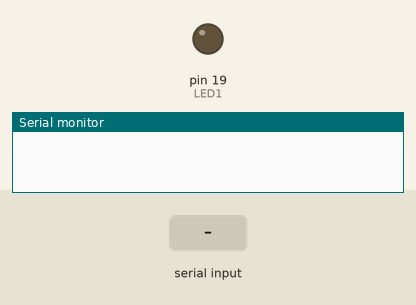
Recording of a sketch running on a simulated Arduino Uno, built with avr-gcc and run on an emulated ATmega328P. On the bench: output pins drawn as LEDs (lit = HIGH), the last lines printed to the serial monitor. Inputs (shaded band) come from the test bench.

Above: at 1.2 s.
1.3 s: "a" received over Serial
At 2.5 s:
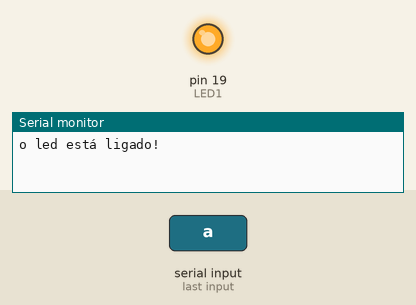
2.8 s: "b" received over Serial
At 3.8 s:
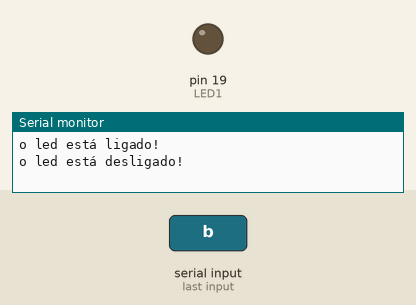
Timing chart, 0 to 5.8 s (numbered marks = the images above; inputs shaded):
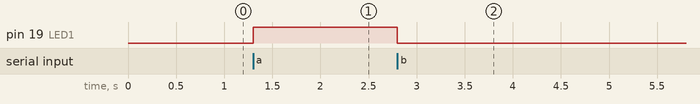

Measured:
- after the input at 1.3 s, pin 19 (LED1): LOW → HIGH at once
- after the input at 2.8 s, pin 19 (LED1): HIGH → LOW at once

The sketch:

comunicacao-serial.ino
```cpp
//definir nome do pino
const int LED1 = 19;


//definir variavel para receber o comando
char comando;
void setup(){
  pinMode(LED1, OUTPUT);
  Serial.begin(115200);//velocidade do esp é maior
}

void loop(){
  if(Serial.available()){
    comando = Serial.read();
    if (comando == 'a'){
      digitalWrite(LED1,HIGH);
      Serial.println("o led está ligado!");
    }
    if(comando == 'b'){
      digitalWrite(LED1,LOW);
      Serial.println("o led está desligado!");

    }

  }
}
```
